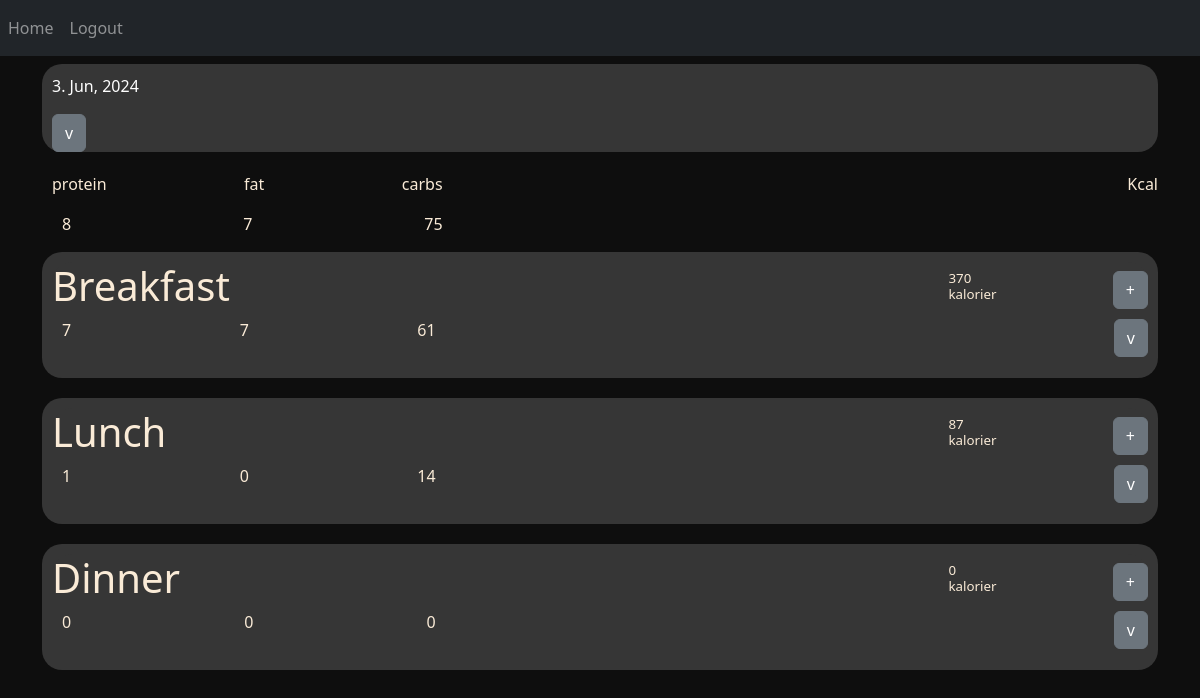
Screenshot of / (signed in) with the database file from the repository.
### website/models.py (models this page shows)
class Meal(db.Model):
    id = db.Column(db.Integer, primary_key=True)
    day_id = db.Column(db.Integer, db.ForeignKey('day.id'))
    products = db.Column(db.PickleType)
    mealTime = db.Column(db.Integer)
    def get_nutrition(self):
        nutrition = {"kcal": 0, "protein": 0, "fat": 0, "carbs": 0}
        for (id, amount) in self.products.items():
            for (key, item) in Product.query.get(id).get_nutrition().items():
                nutrition[key] += int(item * amount / 100)
        return nutrition

### website/views.py (the view, shortened to what this page needs)
@views.route('/', methods=['GET', 'POST'])
@login_required
def home():
    nutrition_list = []
    if request.method == 'POST':
        mealTime = request.form.get('button')
        print(mealTime)
        return redirect(url_for('views.search', mealTime = mealTime))
    if not current_user.selected_day:
        new_day = Day(date = datetime.now().strftime('%Y-%m-%d'), user_id = current_user.id)
        db.session.add(new_day)
        db.session.commit()
        current_user.selected_day = new_day.id
    current_day = Day.query.get(current_user.selected_day) if current_user.selected_day else None
    existing_meals = Meal.query.filter(Meal.day_id == current_day.id).all()
    productNames = {}
    if existing_meals:
        existing_meals = sorted(existing_meals, key=lambda x: x.mealTime)
        print([meal.mealTime for meal in existing_meals])
        for meal in existing_meals:
            if meal.products:
                for id in meal.products.keys():
                    productNames[id] = Product.query.get(id).name
                nutrition_list.append(meal.get_nutrition())
            else:
                nutrition_list.append({"kcal": 0, "protein": 0, "fat": 0, "carbs": 0})
    print(nutrition_list)
    total_nutrition = {"kcal": 0, "protein": 0, "fat": 0, "carbs": 0}
    for nutrition in nutrition_list:
        for key, value in nutrition.items():
            total_nutrition[key] += value
    return render_template("home.html", existing_meals=existing_meals, user=current_user, current_day=current_day, nutrition_list=nutrition_list, total_nutrition=total_nutrition, productNames = productNames)

### website/__init__.py (called while the page is built)
def create_app():
    app = Flask(__name__)
    app.config['SECRET_KEY'] = 'hjshjhdjah kjshkjdhjs'
    app.config['SQLALCHEMY_DATABASE_URI'] = f'sqlite:///{DB_NAME}'
    db.init_app(app)
    from .views import views
    from .auth import auth
    app.register_blueprint(views, url_prefix='/')
    app.register_blueprint(auth, url_prefix='/')
    from .models import User, Day, Product
    with app.app_context():
        db.create_all()
    login_manager = LoginManager()
    login_manager.login_view = 'auth.login'
    login_manager.init_app(app)
    @login_manager.user_loader
    def load_user(id):
        return User.query.get(int(id))
    return app

### website/models.py (called while the page is built)
    def get_nutrition(self):
        return {"kcal": self.kcal, "protein": self.protein, "fat": self.fat, "carbs": self.carbs}

### website/templates/home.html (shortened to what this page needs)
{% extends "base.html" %} {% block title %}Home{% endblock %} {% block content
    %}
<div style="background-color: rgb(54, 54, 54); padding-left: 10px; padding-right: 10px; padding-top:10px; border-radius: 20px; margin-bottom: 20px;">
  <div>
    <p id="displayDate" style="color: white;"></p>
  </div>
  <button class="btn btn-secondary" type="button" data-bs-toggle="collapse" data-bs-target="#top-calender" aria-expanded="false" aria-controls="top-calender">
    v
  </button>
</div>
<div>
  <ul class="list-group list-group-flush" id="notes">
    {% if current_day %}
        {% set meal_types = ['Breakfast', 'Lunch', 'Dinner'] %}
        <div style="display: flex; flex-direction: row; justify-content: space-between">
          <div style="display: flex; flex-direction: row; margin-left: 10px; margin-right: 10px; justify-content: space-between; width: 35%;">
            <p style="color: antiquewhite;"> protein </p>
            <p style="color: antiquewhite;"> fat </p>
            <p style="color: antiquewhite;"> carbs </p>
          </div>
          <div >
            <p style="color: antiquewhite;">Kcal</p>
          </div>
        </div>
        <div style="padding-left: 10px; display: flex; flex-direction: row; margin-left: 10px; margin-right: 10px; justify-content: space-between; width: 35%;">
          <p style="color: antiquewhite;"> {{total_nutrition["protein"]}} </p>
          <p style="color: antiquewhite;"> {{total_nutrition["fat"]}} </p>
          <p style="color: antiquewhite;"> {{total_nutrition["carbs"]}} </p>
        </div>
        {% for meal in existing_meals %}
        <div style="background-color: rgb(54, 54, 54); padding-left:10px; padding-right:10px;padding-top:10px; border-radius: 20px; margin-bottom: 20px;">
          <div style="background-color: rgb(54, 54, 54); border-top-left-radius: 20px; border-top-right-radius: 20px;">
            <div class="d-inline-flex gap-1" style="display: flex; flex-direction: row; align-items: center; justify-content: space-between; width: 100%;">
              <h1 style="color: antiquewhite; ">{{ meal_types[meal.mealTime] }}</h1>
                <div style="display: flex; flex-direction: row; justify-content: right; align-items: center; width: 25%; align-items: center;">
                  <h4 style="color: antiquewhite; margin-right: 40%; font-size: smaller; width: 20%;">{{ nutrition_list[meal.mealTime]["kcal"] }} kalorier</h4>
                  <form action="/" method="post">
                    <button class="btn btn-secondary" name="button" type="submit" value="{{loop.index - 1}}">
                      <a class="nav-item nav-link" id="add_product" >+</a>
                    </button>
                  </form>
                </div>
            </div>
          </div>
          <div style="margin-bottom: 20px; ">
            <div  id="parentDiv{{loop.index}}" style="display: flex; flex-direction: row; justify-content: space-between; align-items: center; background-color: rgb(54, 54, 54);" >
                <div style="padding-left: 10px; display: flex; flex-direction: row; align-items: center; justify-content: space-between; width: 35%;">
                  <p style="color: antiquewhite;"> {{ (nutrition_list[meal.mealTime]["protein"]) }} </p>
                  <p style="color: antiquewhite;"> {{ nutrition_list[meal.mealTime]["fat"] }} </p>
                  <p style="color: antiquewhite;"> {{ nutrition_list[meal.mealTime]["carbs"] }} </p>
                </div>
                <button class="btn btn-secondary" type="button" data-bs-toggle="collapse" data-bs-target="#collapseExample{{loop.index}}" aria-expanded="false" aria-controls="collapseExample">
                  v
                </button>
            </div>
          </div>
        </div>
        {% endfor %}
    {% else %}
        <p style="color: antiquewhite;">No meals recorded for today.</p>
    {% endif %}
  </ul>
</div>
{% endblock %}

### website/templates/base.html (shortened to what this page needs)
<!DOCTYPE html>
<html>
  <head>
    <link
      rel="stylesheet"
      href="https://stackpath.bootstrapcdn.com/bootstrap/4.4.1/css/bootstrap.min.css"
    />
    <link
      rel="stylesheet"
      href="https://stackpath.bootstrapcdn.com/font-awesome/4.7.0/css/font-awesome.min.css"
    />
    <link href="https://cdn.jsdelivr.net/npm/bootstrap@5.3.3/dist/css/bootstrap.min.css" rel="stylesheet">
  </head>
  <body style="background-color: rgb(14, 14, 14);">
    <nav class="navbar navbar-expand-lg navbar-dark bg-dark">
      <div class="collapse navbar-collapse" id="navbar">
        <div class="navbar-nav">
          {% if user.is_authenticated %}
          <a class="nav-item nav-link" id="home" href="/">Home</a>
          <a class="nav-item nav-link" id="logout" href="/logout">Logout</a>
          {% else %}
          <a class="nav-item nav-link" id="login" href="/login">Login</a>
          <a class="nav-item nav-link" id="signUp" href="/sign-up">Sign Up</a>
          {% endif %}
        </div>
      </div>
    </nav>
    <div class="container">{% block content %} {% endblock %}</div>
  </body>
</html>

### rows the page displays
Meal: mealTime "Breakfast", mealTime "370", mealTime "7", mealTime "61"
Meal: mealTime "Lunch", mealTime "87", mealTime "1", mealTime "0", mealTime "14"
Meal: mealTime "Dinner", mealTime "0"

### other values shown
{{ total_nutrition["protein"] }} "8"
{{ total_nutrition["fat"] }} "7"
{{ total_nutrition["carbs"] }} "75"
